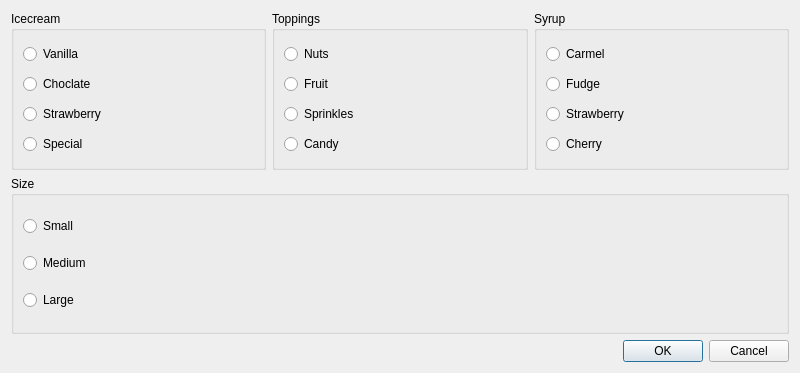
<?xml version="1.0" encoding="UTF-8"?>
<ui version="4.0">
 <class>Dialog</class>
 <widget class="QDialog" name="Dialog">
  <property name="geometry">
   <rect>
    <x>0</x>
    <y>0</y>
    <width>800</width>
    <height>373</height>
   </rect>
  </property>
  <property name="windowTitle">
   <string>Dialog</string>
  </property>
  <layout class="QVBoxLayout" name="verticalLayout_6">
   <item>
    <layout class="QVBoxLayout" name="verticalLayout_5">
     <item>
      <layout class="QHBoxLayout" name="horizontalLayout">
       <item>
        <widget class="QGroupBox" name="grpIcecream">
         <property name="title">
          <string>Icecream</string>
         </property>
         <layout class="QVBoxLayout" name="verticalLayout">
          <item>
           <widget class="QRadioButton" name="radioButton">
            <property name="text">
             <string>Vanilla</string>
            </property>
           </widget>
          </item>
          <item>
           <widget class="QRadioButton" name="radioButton_3">
            <property name="text">
             <string>Choclate</string>
            </property>
           </widget>
          </item>
          <item>
           <widget class="QRadioButton" name="radioButton_2">
            <property name="text">
             <string>Strawberry</string>
            </property>
           </widget>
          </item>
          <item>
           <widget class="QRadioButton" name="radioButton_13">
            <property name="text">
             <string>Special</string>
            </property>
           </widget>
          </item>
         </layout>
        </widget>
       </item>
       <item>
        <widget class="QGroupBox" name="grpToppings">
         <property name="title">
          <string>Toppings</string>
         </property>
         <layout class="QVBoxLayout" name="verticalLayout_2">
          <item>
           <widget class="QRadioButton" name="radioButton_4">
            <property name="text">
             <string>Nuts</string>
            </property>
           </widget>
          </item>
          <item>
           <widget class="QRadioButton" name="radioButton_14">
            <property name="text">
             <string>Fruit</string>
            </property>
           </widget>
          </item>
          <item>
           <widget class="QRadioButton" name="radioButton_5">
            <property name="text">
             <string>Sprinkles</string>
            </property>
           </widget>
          </item>
          <item>
           <widget class="QRadioButton" name="radioButton_6">
            <property name="text">
             <string>Candy</string>
            </property>
           </widget>
          </item>
         </layout>
        </widget>
       </item>
       <item>
        <widget class="QGroupBox" name="grpSyrup">
         <property name="title">
          <string>Syrup</string>
         </property>
         <layout class="QVBoxLayout" name="verticalLayout_3">
          <item>
           <widget class="QRadioButton" name="radioButton_7">
            <property name="text">
             <string>Carmel</string>
            </property>
           </widget>
          </item>
          <item>
           <widget class="QRadioButton" name="radioButton_8">
            <property name="text">
             <string>Fudge</string>
            </property>
           </widget>
          </item>
          <item>
           <widget class="QRadioButton" name="radioButton_15">
            <property name="text">
             <string>Strawberry</string>
            </property>
           </widget>
          </item>
          <item>
           <widget class="QRadioButton" name="radioButton_9">
            <property name="text">
             <string>Cherry</string>
            </property>
           </widget>
          </item>
         </layout>
        </widget>
       </item>
      </layout>
     </item>
     <item>
      <widget class="QGroupBox" name="grpSize">
       <property name="title">
        <string>Size</string>
       </property>
       <layout class="QVBoxLayout" name="verticalLayout_4">
        <item>
         <widget class="QRadioButton" name="radioButton_10">
          <property name="text">
           <string>Small</string>
          </property>
         </widget>
        </item>
        <item>
         <widget class="QRadioButton" name="radioButton_11">
          <property name="text">
           <string>Medium</string>
          </property>
         </widget>
        </item>
        <item>
         <widget class="QRadioButton" name="radioButton_12">
          <property name="text">
           <string>Large</string>
          </property>
         </widget>
        </item>
       </layout>
      </widget>
     </item>
     <item>
      <layout class="QHBoxLayout" name="horizontalLayout_2">
       <item>
        <spacer name="horizontalSpacer">
         <property name="orientation">
          <enum>Qt::Horizontal</enum>
         </property>
         <property name="sizeHint" stdset="0">
          <size>
           <width>40</width>
           <height>20</height>
          </size>
         </property>
        </spacer>
       </item>
       <item>
        <widget class="QPushButton" name="btnOK">
         <property name="text">
          <string>OK</string>
         </property>
        </widget>
       </item>
       <item>
        <widget class="QPushButton" name="btnCancel">
         <property name="text">
          <string>Cancel</string>
         </property>
        </widget>
       </item>
      </layout>
     </item>
    </layout>
   </item>
  </layout>
 </widget>
 <resources/>
 <connections/>
</ui>
